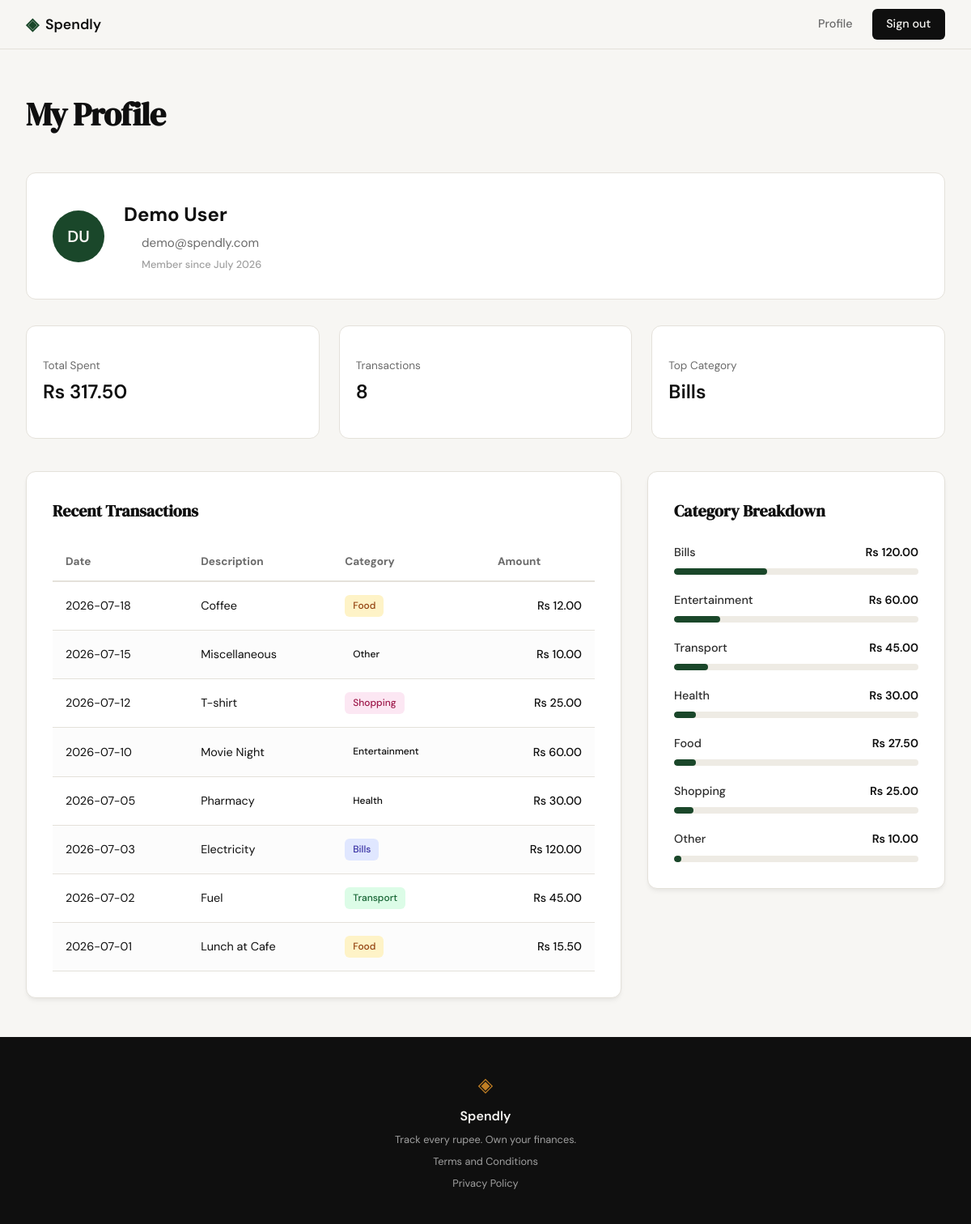
Screenshot of /profile (signed in) with the database file from the repository.
### tables this page shows
CREATE TABLE users (
                id INTEGER PRIMARY KEY AUTOINCREMENT,
                name TEXT NOT NULL,
                email TEXT UNIQUE NOT NULL,
                password_hash TEXT NOT NULL,
                created_at TEXT DEFAULT (datetime('now'))
            );

CREATE TABLE expenses (
                id INTEGER PRIMARY KEY AUTOINCREMENT,
                user_id INTEGER NOT NULL,
                amount REAL NOT NULL,
                category TEXT NOT NULL,
                date TEXT NOT NULL,
                description TEXT,
                created_at TEXT DEFAULT (datetime('now')),
                FOREIGN KEY (user_id) REFERENCES users (id)
            );

### app.py (the view)
@app.route("/profile")
def profile():
    if not session.get("user_id"):
        flash("Please log in to access your profile.", "error")
        return redirect(url_for("login"))
    user_id = session["user_id"]
    user_info = get_user_by_id(user_id)
    if not user_info:
        flash("User profile not found.", "error")
        return redirect(url_for("login"))
    stats = get_summary_stats(user_id)
    txs = get_recent_transactions(user_id)
    cats = get_category_breakdown(user_id)
    profile_data = {
        "user": {
            "name": user_info["name"],
            "email": user_info["email"],
            "initials": "".join([n[0].upper() for n in user_info["name"].split()]),
            "joined": user_info["member_since"]
        },
        "stats": {
            "total_spent": f"Rs {stats['total_spent']:,.2f}",
            "tx_count": stats["transaction_count"],
            "top_category": stats["top_category"]
        },
        "transactions": [
            {
                "date": tx["date"],
                "desc": tx["desc"],
                "category": tx["category"],
                "amount": f"Rs {tx['amount']:,.2f}"
            }
            for tx in txs
        ],
        "categories": [
            {
                "name": cat["name"],
                "amount": f"Rs {cat['amount']:,.2f}",
                "percent": cat["pct"]
            }
            for cat in cats
        ]
    }
    return render_template("profile.html", profile=profile_data)

### database/db.py (called while the page is built)
def get_db():
    conn = sqlite3.connect(DB_PATH)
    conn.row_factory = sqlite3.Row
    conn.execute("PRAGMA foreign_keys = ON")
    return conn

### database/queries.py (called while the page is built)
def get_user_by_id(user_id):
    with get_db() as conn:
        row = conn.execute('SELECT name, email, created_at FROM users WHERE id = ?', (user_id,)).fetchone()
        if not row:
            return None
        try:
            dt = datetime.strptime(row['created_at'], '%Y-%m-%d %H:%M:%S')
            member_since = dt.strftime('%B %Y')
        except (ValueError, TypeError):
            member_since = "Unknown"
        return {
            "name": row['name'],
            "email": row['email'],
            "member_since": member_since
        }

def get_summary_stats(user_id):
    with get_db() as conn:
        stats = conn.execute(
            'SELECT SUM(amount) as total, COUNT(*) as count FROM expenses WHERE user_id = ?',
            (user_id,)
        ).fetchone()
        total_spent = stats['total'] if stats['total'] is not None else 0.0
        tx_count = stats['count'] if stats['count'] is not None else 0
        top_cat_row = conn.execute(
            'SELECT category FROM expenses WHERE user_id = ? GROUP BY category ORDER BY SUM(amount) DESC LIMIT 1',
            (user_id,)
        ).fetchone()
        top_category = top_cat_row['category'] if top_cat_row else "—"
        return {
            "total_spent": total_spent,
            "transaction_count": tx_count,
            "top_category": top_category
        }

def get_recent_transactions(user_id, limit=10):
    with get_db() as conn:
        rows = conn.execute(
            'SELECT date, description, category, amount FROM expenses WHERE user_id = ? ORDER BY date DESC LIMIT ?',
            (user_id, limit)
        ).fetchall()
        return [
            {
                "date": row['date'],
                "desc": row['description'],
                "category": row['category'],
                "amount": row['amount']
            }
            for row in rows
        ]

### templates/profile.html (shortened to what this page needs)
{% extends "base.html" %}
{% block content %}
<div class="profile-container">
    <header class="profile-header">
        <h1 class="profile-title">My Profile</h1>
    </header>
    <section class="profile-user-card">
        <div class="user-info-wrapper">
            <div class="avatar-circle">
                {{ profile.user.initials }}
            </div>
            <div class="user-details">
                <h2 class="user-name">{{ profile.user.name }}</h2>
                <div class="user-email-row">
                    <i data-lucide="mail" class="inline-icon"></i>
                    <span class="user-email">{{ profile.user.email }}</span>
                </div>
                <div class="user-meta-row">
                    <i data-lucide="calendar" class="inline-icon"></i>
                    <span class="user-meta">Member since {{ profile.user.joined }}</span>
                </div>
            </div>
        </div>
    </section>
    <section class="profile-stats-row">
        <div class="summary-card">
            <div class="stat-content">
                <span class="stat-label">Total Spent</span>
                <span class="stat-value">{{ profile.stats.total_spent }}</span>
            </div>
        </div>
        <div class="summary-card">
            <div class="stat-content">
                <span class="stat-label">Transactions</span>
                <span class="stat-value">{{ profile.stats.tx_count }}</span>
            </div>
        </div>
        <div class="summary-card">
            <div class="stat-content">
                <span class="stat-label">Top Category</span>
                <span class="stat-value">{{ profile.stats.top_category }}</span>
            </div>
        </div>
    </section>
    <div class="profile-grid">
        <section class="profile-section">
            <div class="dashboard-card">
                <h3 class="section-title">Recent Transactions</h3>
                <div class="table-responsive">
                    <table class="dashboard-table">
                        <thead>
                            <tr>
                                <th>Date</th>
                                <th>Description</th>
                                <th>Category</th>
                                <th class="text-right">Amount</th>
                            </tr>
                        </thead>
                        <tbody>
                            {% for tx in profile.transactions %}
                            <tr>
                                <td>{{ tx.date }}</td>
                                <td>{{ tx.desc }}</td>
                                <td>
                                    <span class="category-badge badge-{{ tx.category|lower }}">
                                        {{ tx.category }}
                                    </span>
                                </td>
                                <td class="text-right amount">{{ tx.amount }}</td>
                            </tr>
                            {% endfor %}
                        </tbody>
                    </table>
                </div>
            </div>
        </section>
        <section class="profile-section">
            <div class="dashboard-card">
                <h3 class="section-title">Category Breakdown</h3>
                <div class="category-list">
                    {% for cat in profile.categories %}
                    <div class="category-item">
                        <div class="category-info">
                            <span class="cat-name">{{ cat.name }}</span>
                            <span class="cat-amount">{{ cat.amount }}</span>
                        </div>
                        <div class="progress-bar-container">
                            <div class="progress-bar" style="width: {{ cat.percent }}%;"></div>
                        </div>
                    </div>
                    {% endfor %}
                </div>
            </div>
        </section>
    </div>
</div>
{% endblock %}

### rows the page displays
users: user.name "Demo User", user.email "demo@spendly.com"
expenses: stats.top_category "Bills", date "2026-07-03", desc "Electricity", category "Bills", amount "Rs 120.00"
expenses: date "2026-07-18", desc "Coffee", category "Food", amount "Rs 12.00"
expenses: date "2026-07-15", desc "Miscellaneous", category "Other", amount "Rs 10.00"
expenses: date "2026-07-12", desc "T-shirt", category "Shopping", amount "Rs 25.00"
expenses: date "2026-07-10", desc "Movie Night", category "Entertainment", amount "Rs 60.00"
expenses: date "2026-07-05", desc "Pharmacy", category "Health", amount "Rs 30.00"
expenses: date "2026-07-02", desc "Fuel", category "Transport", amount "Rs 45.00"
expenses: date "2026-07-01", desc "Lunch at Cafe", category "Food", amount "Rs 15.50"

### other values shown
{{ profile.user.initials }} "DU"
{{ profile.user.joined }} "July 2026"
{{ profile.stats.total_spent }} "Rs 317.50"
{{ profile.stats.tx_count }} "8"
{{ cat.name }} "Bills" "Entertainment" "Transport" "Health" "Food" "Shopping" "Other"
{{ cat.amount }} "Rs 120.00" "Rs 60.00" "Rs 45.00" "Rs 30.00" "Rs 27.50" "Rs 25.00" "Rs 10.00"
